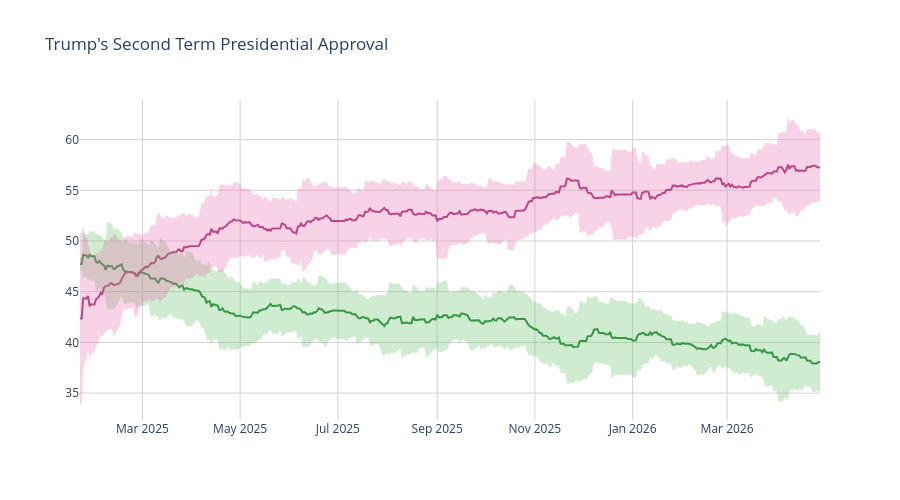

Write notebook code for a chart like this one.
### Code cell
disappr_ci_hex = "#e86eaf"
appr_ci_hex = "#60be65"
disappr_ci_rgba = "rgba(232, 110, 175, 0.3)"
appr_ci_rgba = "rgba(96, 190, 101, 0.3)"
grid_col = "#d4d2d2"


# Approve
fig = go.Figure(go.Scatter(
    x=pres['end_date'],
    y=pres['approve'],
    hovertemplate="%{y:.2f}%",
    name="<b>Approve</b>",
    line=dict(color="#228833"),
    showlegend=False
))

# Disapprove
fig.add_trace(go.Scatter(
    x=pres['end_date'],
    y=pres['disapprove'],
    hovertemplate="%{y:.2f}%",
    name="<b>Disapprove</b>",
    line=dict(color="#aa3377"),
    showlegend=False
    )
)

# Approve CI
fig.add_traces([

    # Upper bound
    go.Scatter(
        x=pres['end_date'],
        y=pres['approve_upper_ci'],
        marker=dict(color=appr_ci_hex),
        line=dict(width=0),
        mode='lines',
        showlegend=False,
        hoverinfo="skip"
    ),

    # Lower bound
    go.Scatter(
        x=pres['end_date'],
        y=pres['approve_lower_ci'],
        marker=dict(color=appr_ci_hex),
        line=dict(width=0),
        mode='lines',
        fillcolor=appr_ci_rgba,
        fill="tonexty",
        showlegend=False,
        hoverinfo="skip"
    )
])

# Disapprove CI
fig.add_traces([

    # Upper bound
    go.Scatter(
        x=pres['end_date'],
        y=pres['disapprove_upper_ci'],
        marker=dict(color=disappr_ci_hex),
        line=dict(width=0),
        mode='lines',
        showlegend=False,
        hoverinfo="skip"
    ),

    # Lower bound
    go.Scatter(
        x=pres['end_date'],
        y=pres['disapprove_lower_ci'],
        marker=dict(color=disappr_ci_hex),
        line=dict(width=0),
        mode='lines',
        fillcolor=disappr_ci_rgba,
        fill="tonexty",
        showlegend=False,
        hoverinfo="skip"
    )
])

fig.update_layout(
    title=dict(text="Trump's Second Term Presidential Approval"),
    hovermode="x"
)

fig.update_xaxes(gridcolor=grid_col)
fig.update_yaxes(gridcolor=grid_col)

fig.update_layout(hovermode="x", hoverlabel_align="right", plot_bgcolor="rgba(0, 0, 0, 0)", height=500)
fig.show()

### Figure 1 — Plotly figure (JSON) as saved in the notebook; plotly's stock layout.template omitted (floating-point values rounded to 4 significant figures; data arrays with more than 128 entries replaced by an {"elided": "..."} marker saying what was removed)
{"data": [{"hovertemplate": "%{y:.2f}%", "line": {"color": "#228833"}, "name": "<b>Approve</b>", "showlegend": false, "type": "scatter", "x": {"elided": "463 str values"}, "y": {"elided": "463 float values"}}, {"hovertemplate": "%{y:.2f}%", "line": {"color": "#aa3377"}, "name": "<b>Disapprove</b>", "showlegend": false, "type": "scatter", "x": {"elided": "463 str values"}, "y": {"elided": "463 float values"}}, {"hoverinfo": "skip", "line": {"width": 0}, "marker": {"color": "#60be65"}, "mode": "lines", "showlegend": false, "type": "scatter", "x": {"elided": "463 str values"}, "y": {"elided": "463 float values"}}, {"fill": "tonexty", "fillcolor": "rgba(96, 190, 101, 0.3)", "hoverinfo": "skip", "line": {"width": 0}, "marker": {"color": "#60be65"}, "mode": "lines", "showlegend": false, "type": "scatter", "x": {"elided": "463 str values"}, "y": {"elided": "463 float values"}}, {"hoverinfo": "skip", "line": {"width": 0}, "marker": {"color": "#e86eaf"}, "mode": "lines", "showlegend": false, "type": "scatter", "x": {"elided": "463 str values"}, "y": {"elided": "463 float values"}}, {"fill": "tonexty", "fillcolor": "rgba(232, 110, 175, 0.3)", "hoverinfo": "skip", "line": {"width": 0}, "marker": {"color": "#e86eaf"}, "mode": "lines", "showlegend": false, "type": "scatter", "x": {"elided": "463 str values"}, "y": {"elided": "463 float values"}}], "layout": {"height": 500, "hoverlabel": {"align": "right"}, "hovermode": "x", "plot_bgcolor": "rgba(0, 0, 0, 0)", "title": {"text": "Trump's Second Term Presidential Approval"}, "xaxis": {"gridcolor": "#d4d2d2"}, "yaxis": {"gridcolor": "#d4d2d2"}}}
